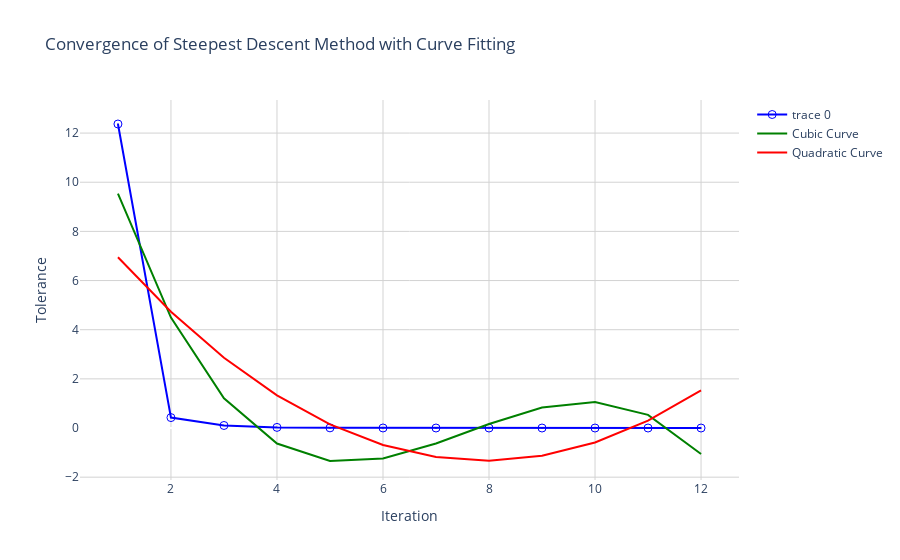

Write notebook code for a chart like this one.
### Code cell
import numpy as np
import pandas as pd
import plotly.graph_objects as go

def steepest_descent(A, b, x0, tol=1e-6, max_iter=1000):
    x = x0
    iteration_data = []  # List to store iteration data
    
    for k in range(max_iter):
        iteration_values = {"itr": k + 1}  # Dictionary to store iteration values
        for i in range(len(x)):
            iteration_values[f"x{i+1}"] = round(x[i], 4)  # Store x values for this iteration
        
        r = b - np.dot(A, x)  # Compute the residual vector
        alpha = np.dot(r, r) / np.dot(r, np.dot(A, r))  # Compute the step size
        x = x + alpha * r  # Update the solution
        
        tolerance = np.linalg.norm(r)  # Calculate tolerance
        iteration_values["tol"] = round(tolerance, 6)  # Store tolerance value for this iteration
        
        iteration_data.append(iteration_values)  # Append iteration data
        
        # Check for convergence
        if tolerance < tol:
            break  # Convergence condition reached
    
    # Convert iteration data to DataFrame
    df = pd.DataFrame(iteration_data)
    return df

# Example usage
A = np.array([[10, -1, 2], 
              [1, 10, -1], 
              [-2, 1, 10]], dtype=float)
b = np.array([6, 9, 6], dtype=float)
x0 = np.zeros_like(b)

iterations_df = steepest_descent(A, b, x0)
print(iterations_df)

# Plotting with Plotly
fig = go.Figure()

# Plot convergence of steepest descent method
fig.add_trace(go.Scatter(x=iterations_df["itr"], y=iterations_df["tol"], mode='markers+lines', marker=dict(symbol='circle-open-dot', size=8), line=dict(color='blue')))

# Generate data points for cubic and quadratic curves
x_values = np.arange(1, len(iterations_df) + 1)  # Adjusted to match the number of iterations

# Fit cubic curve to data
cubic_coefficients = np.polyfit(x_values, iterations_df["tol"], 3)
cubic_y_values = np.polyval(cubic_coefficients, x_values)

# Fit quadratic curve to data
quadratic_coefficients = np.polyfit(x_values, iterations_df["tol"], 2)
quadratic_y_values = np.polyval(quadratic_coefficients, x_values)

# Plot cubic curve
fig.add_trace(go.Scatter(x=x_values, y=cubic_y_values, mode='lines', name='Cubic Curve', line=dict(color='green')))

# Plot quadratic curve
fig.add_trace(go.Scatter(x=x_values, y=quadratic_y_values, mode='lines', name='Quadratic Curve', line=dict(color='red')))

fig.update_layout(title='Convergence of Steepest Descent Method with Curve Fitting', xaxis_title='Iteration', yaxis_title='Tolerance', showlegend=True, plot_bgcolor='white', xaxis=dict(showgrid=True, gridcolor='lightgrey'), yaxis=dict(showgrid=True, gridcolor='lightgrey'))
fig.show()

### Figure 1 — Plotly figure (JSON) as saved in the notebook; plotly's stock layout.template omitted (floating-point values rounded to 4 significant figures)
{"data": [{"line": {"color": "blue"}, "marker": {"size": 8, "symbol": "circle-open-dot"}, "mode": "markers+lines", "x": [1, 2, 3, 4, 5, 6, 7, 8, 9, 10, 11, 12], "y": [12.37, 0.4243, 0.1039, 0.02546, 0.006235, 0.001527, 0.000374, 9.2e-05, 2.2e-05, 5e-06, 1e-06, 0.0], "type": "scatter"}, {"line": {"color": "green"}, "mode": "lines", "name": "Cubic Curve", "x": [1, 2, 3, 4, 5, 6, 7, 8, 9, 10, 11, 12], "y": [9.535, 4.494, 1.21, -0.6308, -1.342, -1.237, -0.6307, 0.1637, 0.832, 1.06, 0.5351, -1.058], "type": "scatter"}, {"line": {"color": "red"}, "mode": "lines", "name": "Quadratic Curve", "x": [1, 2, 3, 4, 5, 6, 7, 8, 9, 10, 11, 12], "y": [6.945, 4.729, 2.858, 1.331, 0.1492, -0.6878, -1.18, -1.327, -1.13, -0.5875, 0.2997, 1.532], "type": "scatter"}], "layout": {"xaxis": {"title": {"text": "Iteration"}, "showgrid": true, "gridcolor": "lightgrey"}, "yaxis": {"title": {"text": "Tolerance"}, "showgrid": true, "gridcolor": "lightgrey"}, "title": {"text": "Convergence of Steepest Descent Method with Curve Fitting"}, "showlegend": true, "plot_bgcolor": "white"}}
